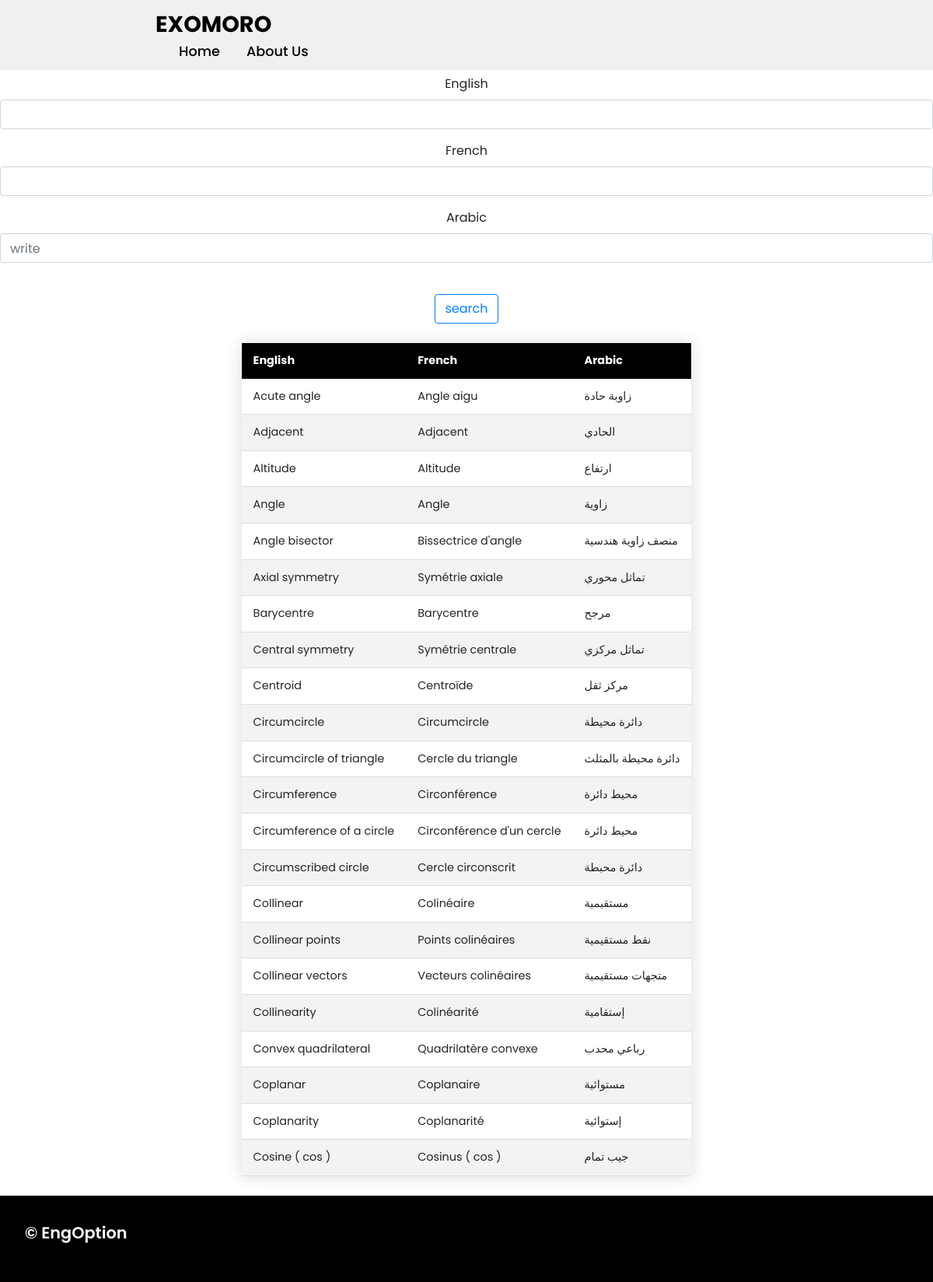
The page /math/geometry/ on the database as committed earlier.
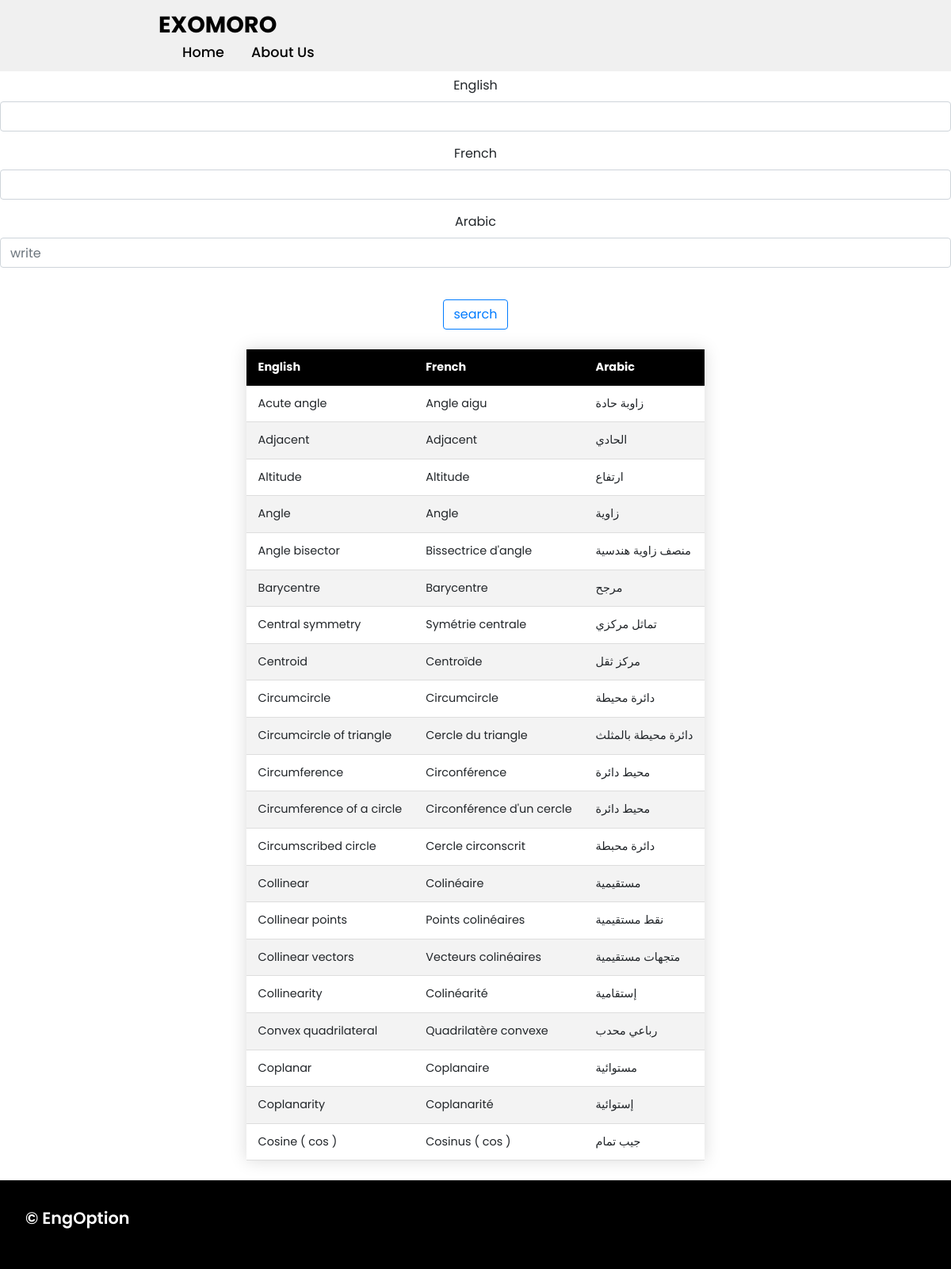
The same page on the database as committed later.
### app/models.py (models this page shows, shortened)
class MathWord(models.Model):
    fields = [
        ('General','General'),
        ('Sets and calculus','Sets and calculus'),
        ('Plane Geometry','Plane Geometry'),
        ('Spatial Geometry','Spatial Geometry'),
        ('Trigonometry','Trigonometry'),
        ('Statistics','Statistics'),
        ('Algebra','Algebra'),
        ('Probability','Probability'),
    ]
    english = models.CharField(max_length=100)
    french = models.CharField(max_length=100)
    arabic = models.CharField(max_length=100)
    field = models.CharField(max_length=100,null=True,blank=True,choices=fields)

### app/views.py (the view)
# urls.py: path('math/geometry/',math_geometry,name="geometry"),
def math_geometry(request):
    geometry_words = MathWord.objects.all().filter(field='Geometry')
    filter = OrderFilter(request.GET,queryset=geometry_words)
    geometry_words = filter.qs
    context = {
        'geometry_words':geometry_words,
        'filter':filter,
    }
    return render(request,'math/geometry.html',context)

### app/templates/math/geometry.html (shortened to what this page needs)
{% extends 'base.html' %}
{% load static %}
{% block body %}
<br>
<br>
<br>
<br>
<center>
    {% include 'search.html' %}
<table style="overflow-x:auto;" class="styled-table">
    <thead>
        <tr>
            <th>English</th>
            <th>French</th>
            <th>Arabic</th>
        </tr>
    </thead>
    <tbody>
        {% for word in geometry_words %}
        <tr>
            <td>{{word.english}}</td>
            <td>{{word.french}}</td>
            <td>{{word.arabic}}</td>
        </tr>
        {% endfor %}
    </tbody>
</table>
</center>
{% endblock %}

Rows that differ between the two databases and show on the page:
no longer on this page (row edited): MathWord: english "Axial symmetry", french "Symétrie axiale", arabic "تماثل محوري"
